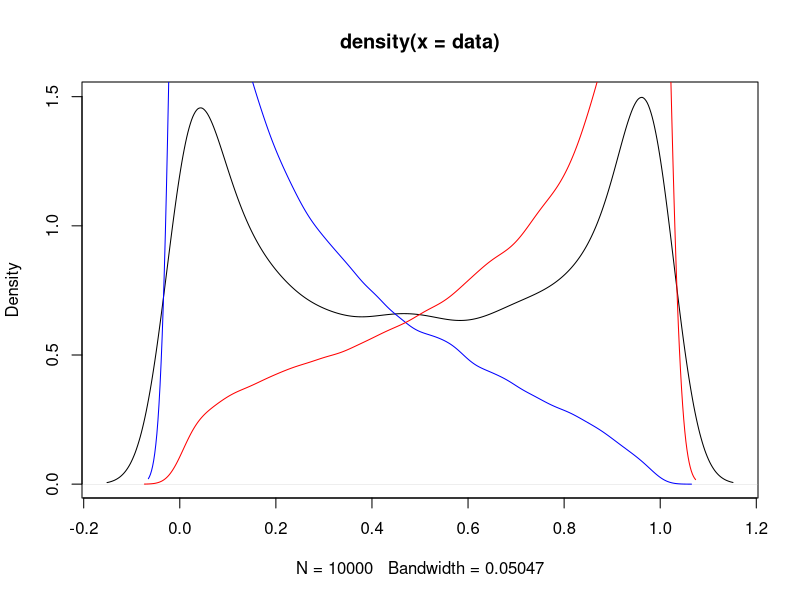

Write the R code that produced this figure.
#OK, let us start the EM of determining 2 guassian distribution parameter sets.

#Generate Data
#a = rnbinom(100,size=1,mu=100)
#b = rnbinom(1000,size=5,mu=10)
#data = c(a,b)
data = rbeta(10000,0.5,0.5)
#E Step

m = c(10,1)
s = c(1,10)
weightsA = runif(1)
weightsB = 1-weightsA
#M Step, 
#calculate the likelihood of the data and assign membership
zA = zB = l = vector()
for(j in 1:500)
{
  #E Step, essentially calculate the values of the alpha for the two components
  #P(zij = 1) = P(C=i|data,parameters)
  for(i in 1:length(data))
  {
    zA[i] = dbeta(data[i],s[1],m[1])*weightsA
    zB[i] = dbeta(data[i],s[2],m[2])*weightsB
    denom = zA[i]+zB[i]
    zA[i] = zA[i]/denom
    zB[i] = zB[i]/denom
  }
  
  #M Step, first we calculate the new weights
  
  weightsA = (1/length(data)) * sum(zA)
  weightsB = (1/length(data)) * sum(zB)
  
  print(c(weightsA,weightsB))
  #Now we assume that part of the data given is coming from component 1 and the other part from component 2. This is a bit
  #more complicated than assuming like in Kmeans that it definitely came from the class 1 or class 2, but the same concept apply
  
  meanA = sum(zA*data)/sum(zA) # If you think that the weight is binary, this will be exactly the mean for the ones with weight =1
  meanB = sum(zB*data)/sum(zB)
  
  #Ok now for the SD, we use the calculated meanA and meanB for our case
  #remember that the variance equation is sqrt(sum(x-mean(x))^2/N)
  
  varA = sum(zA*((data-meanA)*t(data-meanA)))/sum(zA)
  varB = sum(zB*((data-meanB)*t(data-meanB)))/sum(zB)
  
  fA = varA+meanA^2-meanA
  fB = varB+meanB^2-meanB
  
  s[1] = -fA*meanA/varA
  s[2] = -fB*meanB/varB
  
  m[1] = fA*(meanA-1)/varA
  m[2] = fB*(meanB-1)/varB

  #M Step, We need to calculate the mean of the data according to the new weights 
  #m = c(meanA,meanB)
  #s = c(sdA,sdB)
  print(m)
  print(s)
}

plot(density(data))
lines(density(rbeta(100000,s[1],m[1])), col="blue")
lines(density(rbeta(100000,s[2],m[2])), col="red")

